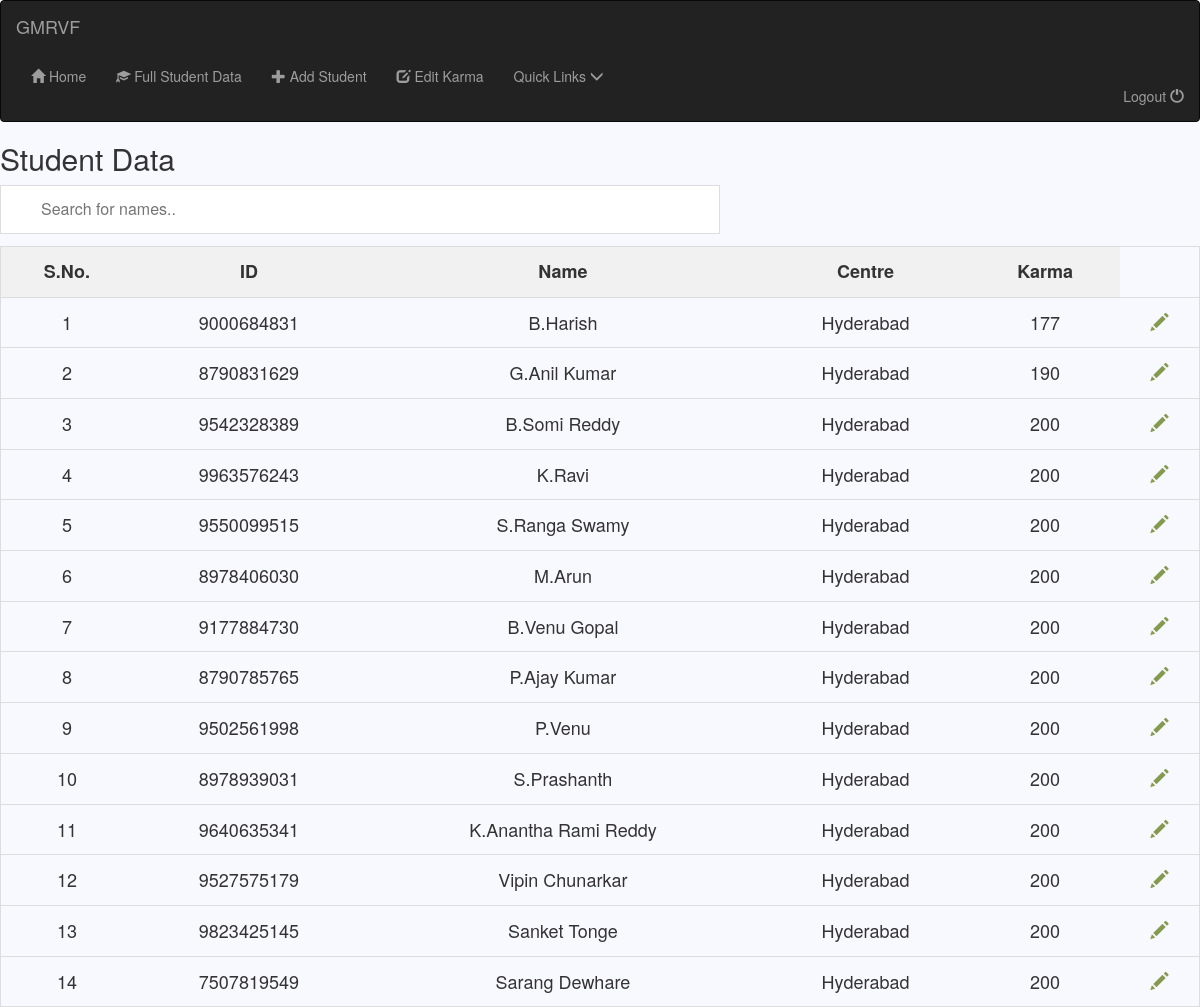
The app's page /faculty/specific_studentdata/3/ (signed in) with its own data.
### faculty/models.py (models this page shows, shortened)
class studentdata(models.Model):
    centre= models.CharField(max_length=50)
    sid= models.CharField(max_length=50)
    sname= models.CharField(max_length=40)
    skarma= models.IntegerField(default=200)
    course=models.ForeignKey(courses, on_delete=models.CASCADE)
    activity_1 = models.IntegerField(default=25 , verbose_name='Attendance')
    activity_2 = models.IntegerField(default=25 , verbose_name='Classroom participation')
    activity_3 = models.IntegerField(default=25 , verbose_name='Punctuality/ time management')
    activity_4 = models.IntegerField(default=25 , verbose_name='Personal hygiene/ Grooming')
    activity_5 = models.IntegerField(default=25 , verbose_name='Bed making')
    activity_6 = models.IntegerField(default=25 , verbose_name='Participation in Swachha Bharat/ Swadhaan')
    activity_7 = models.IntegerField(default=25 , verbose_name='Respect to teachers and others')
    activity_8 = models.IntegerField(default=25 , verbose_name='Ethics and values')
    flag1 = 0
    flag2 = 0
    flag3 = 0

### faculty/views.py (the view)
# urls.py: url(r'^specific_studentdata/(?P<pk>[0-9]+)/$',views.Course_Student_Data.as_view() ,name='specific_detail'),
@class_view_decorator(login_required)
class Course_Student_Data(generic.DetailView): #3       #course specific data
    model=courses
    template_name = 'faculty/course_specific_detail.html'

### faculty/Templates/faculty/course_specific_detail.html (shortened to what this page needs)
<!DOCTYPE html>
<html lang="en">
<head>
</head>
<body>
{% extends 'faculty/base.html' %}
{% block body %}
    <h2>Student Data</h2>
    <input type="text" id="myInput" onkeyup="myFunction()" placeholder="Search for names.." title="Type in a name">
<table id="myTable2">
    <tr class="header"> <th scope="col"> S.No.</th> <th onclick="sortTable(1)"   scope="col"> ID</th><th onclick="sortTable(2)"   scope="col"> Name</th> <th onclick="sortTable(3)"  scope="col">Centre</th> <th onclick="sortTable(4)"  scope="col"> Karma</th></tr>
        {% for i in courses.studentdata_set.all %}
        <tr>
                <td style="text-align: center">{{ forloop.counter}} </td>
                <td style="text-align: center">{{ i.sid}} </td>
                <td style="text-align: center">{{ i.sname}} </td>
                <td style="text-align: center">{{ i.centre}} </td>
                <td style="text-align: center">{{ i.skarma}} </td>
                <td style="text-align: center"><a  style="color:#869A4F" href="/faculty/studentupdate/{{ i.id}}/"><span class="glyphicon glyphicon-pencil"></span></a></td>
        </tr>
        {% endfor %}
</table>
{% endblock %}

### faculty/Templates/faculty/course_specific_detail.html (style rules this page uses)
body { background-color:ghostwhite; background-repeat: no-repeat; background-size : cover; }
#myTable2 { border-collapse: collapse; width: 100%; border: 1px solid #ddd; font-size: 18px; }
#myTable2 th, #myTable2 td { text-align: center; padding: 12px; }
#myTable2 tr { border-bottom: 1px solid #ddd; }
#myTable2 tr.header, #myTable2 tr:hover { background-color: #f1f1f1; }
#myInput { background-position: 10px 10px; background-repeat: no-repeat; width: 60%; font-size: 16px; padding: 12px 20px 12px 40px; border: 1px solid #ddd; margin-bottom: 12px; }

### records on screen
studentdata: sid "9000684831", sname "B.Harish", centre "Hyderabad", skarma "177"
studentdata: sid "8790831629", sname "G.Anil Kumar", centre "Hyderabad", skarma "190"
studentdata: sid "9542328389", sname "B.Somi Reddy", centre "Hyderabad", skarma "200"
studentdata: sid "9963576243", sname "K.Ravi", centre "Hyderabad", skarma "200"
studentdata: sid "9550099515", sname "S.Ranga Swamy", centre "Hyderabad", skarma "200"
studentdata: sid "8978406030", sname "M.Arun", centre "Hyderabad", skarma "200"
studentdata: sid "9177884730", sname "B.Venu Gopal", centre "Hyderabad", skarma "200"
studentdata: sid "8790785765", sname "P.Ajay Kumar", centre "Hyderabad", skarma "200"
studentdata: sid "9502561998", sname "P.Venu", centre "Hyderabad", skarma "200"
studentdata: sid "8978939031", sname "S.Prashanth", centre "Hyderabad", skarma "200"
studentdata: sid "9640635341", sname "K.Anantha Rami Reddy", centre "Hyderabad", skarma "200"
studentdata: sid "9527575179", sname "Vipin Chunarkar", centre "Hyderabad", skarma "200"
studentdata: sid "9823425145", sname "Sanket Tonge", centre "Hyderabad", skarma "200"
studentdata: sid "7507819549", sname "Sarang Dewhare", centre "Hyderabad", skarma "200"
